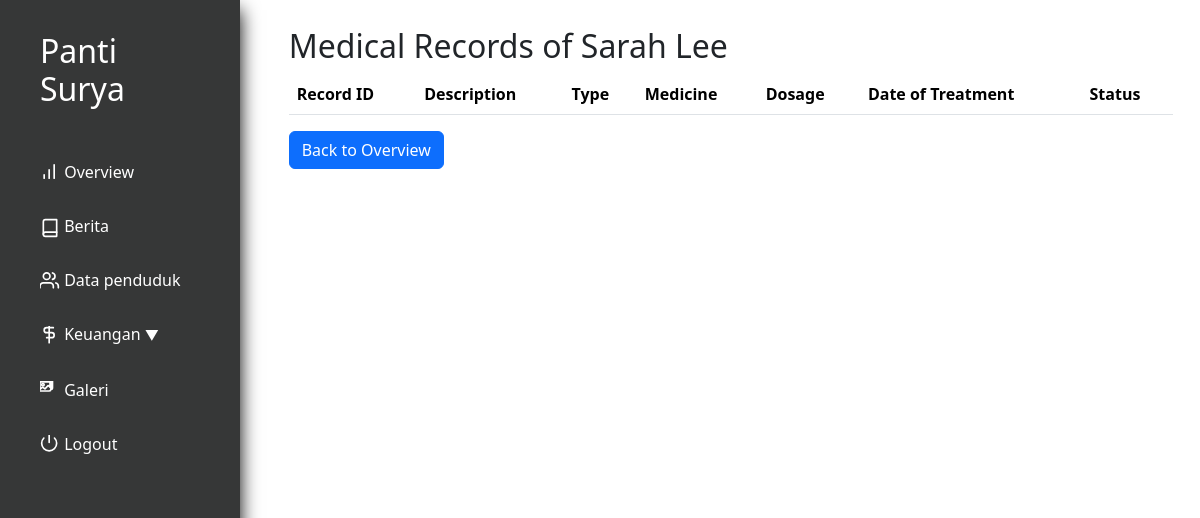
/laporanmedis.php?id=10 (signed in), run on an earlier commit of the app's database.
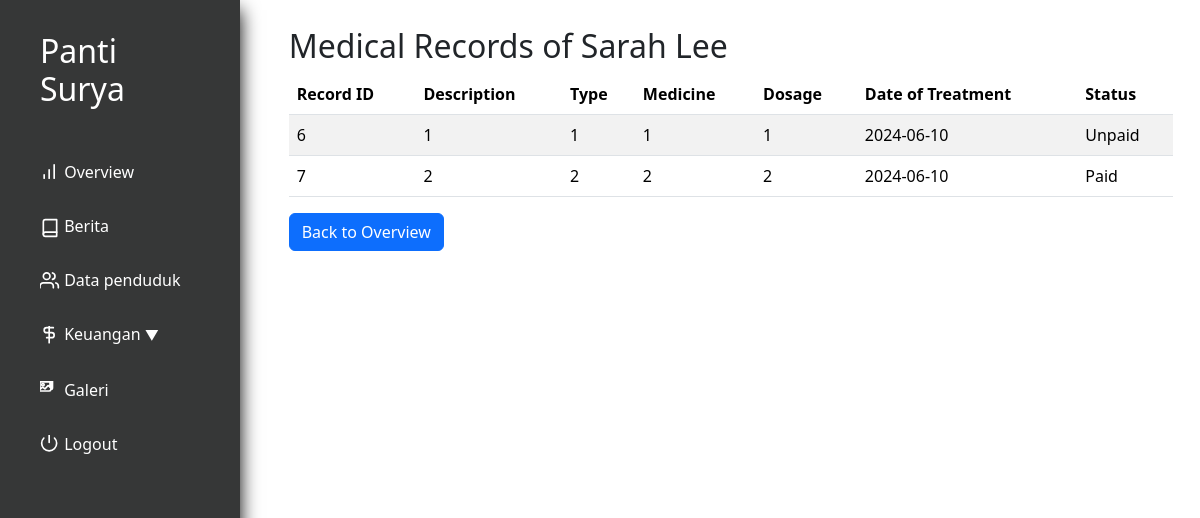
And on a later commit of the database.
### tables this page shows
CREATE TABLE `penduduk` (
  `id` int(11) NOT NULL,
  `nama` varchar(250) NOT NULL,
  `alamat` varchar(100) NOT NULL,
  `tanggal_masuk` date DEFAULT NULL,
  `email` varchar(200) DEFAULT NULL,
  `notelp` varchar(15) NOT NULL,
  `keuangan_pondokkan` int(11) NOT NULL,
  `keuangan_tabungan` int(11) NOT NULL,
  `keuangan_obat` int(11) NOT NULL,
  `keuangan_total` int(11) NOT NULL,
  `profile_picture` varchar(100) NOT NULL,
  `KTP` longblob NOT NULL,
  `KK` longblob NOT NULL,
  `BPJS` longblob NOT NULL,
  `keuangan_deposit` int(11) NOT NULL
);

CREATE TABLE `rekam_medis` (
  `penduduk_id` int(11) NOT NULL,
  `pengobatan_id` int(11) NOT NULL,
  `deskripsi` varchar(300) NOT NULL,
  `jenis` varchar(100) NOT NULL,
  `obat` varchar(100) NOT NULL,
  `dosis` int(11) NOT NULL,
  `tagihan` int(15) NOT NULL,
  `tanggal_berobat` date NOT NULL,
  `sudah_bayar` tinyint(1) DEFAULT 0,
  `image_path` varchar(100) DEFAULT NULL,
  `input_date` date DEFAULT NULL
);

### utils.php (called while the page is built, shortened)
<?php
class myDB
{
    private $host = "localhost";
    private $username = "root";
    private $password = "";
    private $database = "pantisurya";
    private $db;
    function __construct()
    {
        if ($this->db == null) {
            try {
                $this->db = new PDO("mysql:host=$this->host;dbname=$this->database", $this->username, $this->password);
                $this->db->setAttribute(PDO::ATTR_ERRMODE, PDO::ERRMODE_EXCEPTION);
            } catch (PDOException $e) {
                echo "Connection failed: " . $e->getMessage();
            }
        }
    }
    public function prepare($query)
    {
        return $this->db->prepare($query);
    }
}

### laporanmedis.php (the view, shortened to what this page needs)
<?php
require "utils.php";
$db = new myDB();
if(isset($_GET['id'])) {
    $penduduk_id = $_GET['id'];
    $stmt_records = $db->prepare("SELECT * FROM rekam_medis WHERE penduduk_id = :penduduk_id");
    $stmt_records->execute(['penduduk_id' => $penduduk_id]);
    $records = $stmt_records->fetchAll(PDO::FETCH_ASSOC);
    $stmt_penduduk = $db->prepare("SELECT * FROM penduduk WHERE id = :penduduk_id");
    $stmt_penduduk->execute(['penduduk_id' => $penduduk_id]);
    $penduduk = $stmt_penduduk->fetch(PDO::FETCH_ASSOC);
} else {
    header("location:index.php");
    exit;
}
?>
<!DOCTYPE html>
<html lang="en">
<head>
    <?php include "layout/stylejquerynbs5.php" ?>
    <link rel="stylesheet" href="layout/indexstyle.css">
</head>
<body>
    <div class="app">
        <div class="dashboard">
            <?php include 'nav.php'?>
            <div class="main">
                <h2>Medical Records of <?php echo $penduduk['nama']; ?></h2>
                <div class="records-table">
                    <table class="table table-striped">
                        <thead>
                            <tr>
                                <th>Record ID</th>
                                <th>Description</th>
                                <th>Type</th>
                                <th>Medicine</th>
                                <th>Dosage</th>
                                <th>Date of Treatment</th>
                                <th>Status</th>
                            </tr>
                        </thead>
                        <tbody>
                            <?php foreach ($records as $record): ?>
                            <tr>
                                <td><?php echo $record['pengobatan_id']; ?></td>
                                <td><?php echo $record['deskripsi']; ?></td>
                                <td><?php echo $record['jenis']; ?></td>
                                <td><?php echo $record['obat']; ?></td>
                                <td><?php echo $record['dosis']; ?></td>
                                <td><?php echo $record['tanggal_berobat']; ?></td>
                                <td><?php echo $record['sudah_bayar'] == 0 ? 'Unpaid' : 'Paid'; ?></td>
                            </tr>
                            <?php endforeach; ?>
                        </tbody>
                    </table>
                </div>
                <a href="index.php" class="btn btn-primary">Back to Overview</a>
            </div>
        </div>
    </div>
</body>
</html>

### layout/stylejquerynbs5.php (shortened to what this page needs)
<link href="https://cdn.jsdelivr.net/npm/bootstrap@5.3.3/dist/css/bootstrap.min.css" rel="stylesheet">
<link rel="stylesheet" href="layout/indexstyle.css">

### nav.php (shortened to what this page needs)
<div class="holder flex-col">
    <div class="content flex-col">
        <div class="logo">
            <h2 style="color: white;">Panti Surya</h2>
        </div>
        <nav class="nav">
            <a type="button" href="index.php">
                Overview
            </a>
            <a type="button" href="databerita.php">
                Berita
            </a>
            <a type="button" href="penduduk.php">
                Data penduduk
            </a>
            <div class="dropdown">
                <a type="button" href="#" class="dropbtn" onclick="toggleSubMenu()">
                    Keuangan
                    <span style="font-size: 14px; vertical-align: middle;">&#9660;</span>
                </a>
            </div>
            <a type="button" href="galeri.php">
                Galeri
            </a>
            <a type="button" onclick="return confirm('Yakin keluar?')" href="logout.php">
                <svg xmlns="http://www.w3.org/2000/svg" width="20" height="20" viewBox="3 3 20 24" fill="none" stroke="currentColor" stroke-width="2" stroke-linecap="round" stroke-linejoin="round" class="feather feather-power"><path d="M18.36 6.64a9 9 0 1 1-12.73 0"></path><line x1="12" y1="2" x2="12" y2="12"></line></svg> Logout
            </a>
        </nav>
    </div>
</div>
<div class="filler"></div>

### layout/indexstyle.css (style rules this page uses)
* { box-sizing: border-box; margin: 0; padding: 0; }
.dashboard { display: flex; flex-direction: row; gap: 1.7rem; }
.flex-col { display: flex; flex-direction: column; }
.holder { width: 20%; height: 100vh; box-shadow: 0 10px 18px rgba(0,0,0,1); position: fixed; padding: 0 1rem; background-color: #363737; }
.content { padding: 1rem 0.5rem; gap: 1rem; background-color: #363737; }
.logo { padding: 0 1rem; word-wrap: break-word; }
.nav { padding: 0.5rem; gap: 0.5rem; display: flex; flex-direction: column; justify-content: center; }
.nav a { display: block; padding: 0.5rem 0.5rem; border-radius: 10px; line-height: 30px; font-size: 16px; text-decoration: none; transition: all 0.5s ease; color: white; }
.main { width: 80%; min-height: 100vh; padding: 1.7rem; padding-bottom: 0; }
.filler { width: 20%; }
.content { display: flex; }
.logo h2 { margin-top: 1rem; margin-bottom: 1rem; }

What changed in the data, as far as the page shows it:
added rekam_medis: pengobatan_id "6", deskripsi "1", jenis "1", obat "1", dosis "1", tanggal_berobat "2024-06-10", sudah_bayar "Unpaid"
added rekam_medis: pengobatan_id "7", deskripsi "2", jenis "2", obat "2", dosis "2", tanggal_berobat "2024-06-10", sudah_bayar "Paid"
